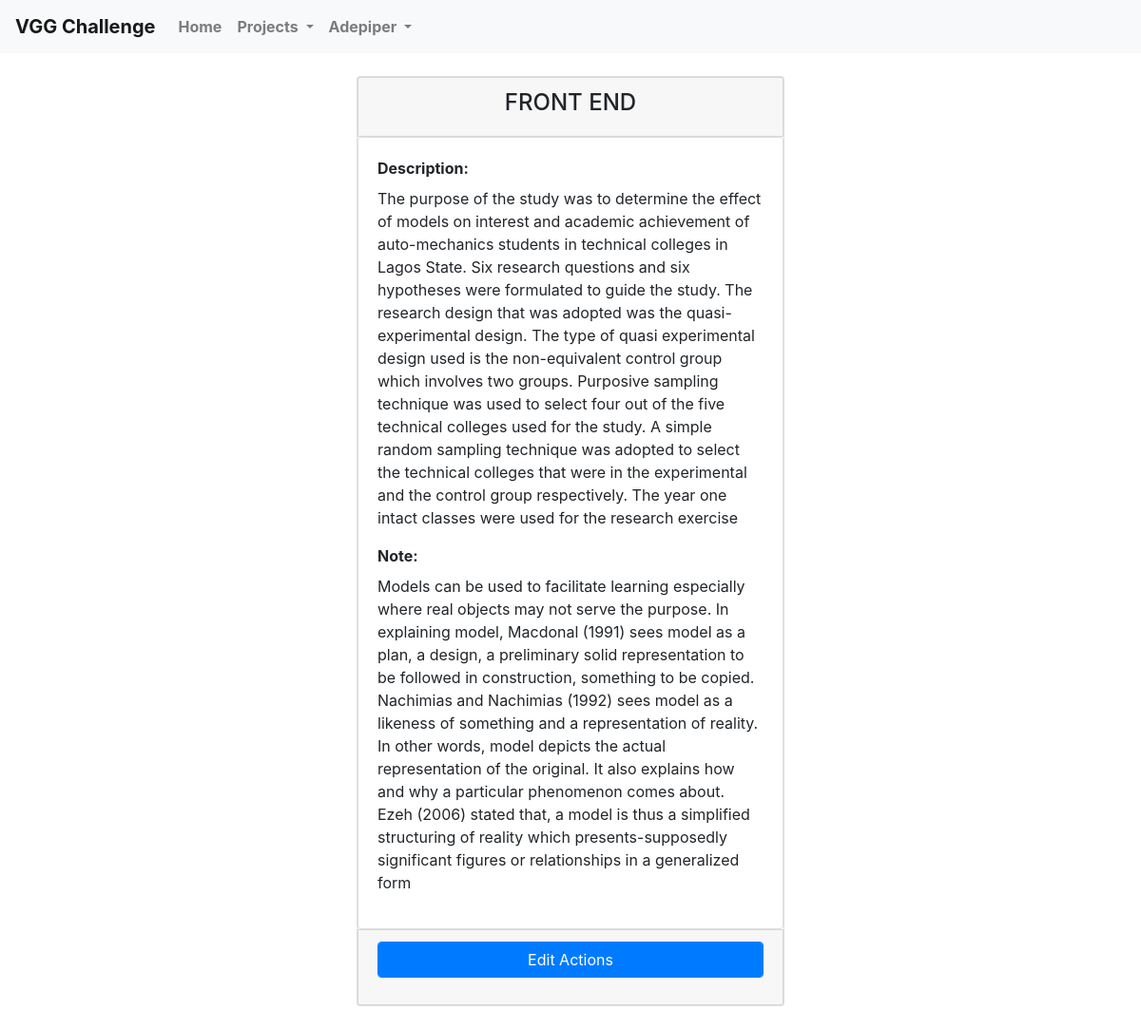
/project/2/action (signed in), run on the app's committed database.
### vgginternship/models.py (models this page shows, shortened)
class User(db.Model, UserMixin):
    id = db.Column(db.Integer, primary_key=True) # primary keys are required by SQLAlchemy
    username = db.Column(db.String(100), unique=True, nullable = False)
    password = db.Column(db.String(100), nullable = False)

class Actions (db.Model):
    id = db.Column(db.Integer, primary_key=True)
    project_id = db.Column(db.Integer, db.ForeignKey('projects.id'), nullable = False)
    description = db.Column(db.Text, nullable= False)
    note = db.Column(db.Text, nullable =False)

class Projects(db.Model):
    id = db.Column(db.Integer, primary_key=True)
    name = db.Column(db.String(100), nullable = False, unique= True)
    description = db.Column(db.Text, nullable= False)
    actions = db.relationship('Actions', backref='name', lazy=True)

### vgginternship/projects/routes.py (the view)
@projects.route('/project/<int:project_id>/action')
@login_required
def specificActions(project_id):
    actions = Actions.query.filter_by(project_id = project_id)
    return render_template('specificActions.html', actions=actions)

### vgginternship/models.py (called while the page is built)
@login_manager.user_loader
def load_user(user_id):
    return User.query.get(int(user_id))

### vgginternship/templates/specificActions.html
{% extends "layout.html" %}
    {% block content %}
        {% for action in actions %}
        <div class="container">
                <div class="card my-4">
                        <div class="card text-center card-header">
                               <h4> {{action.name.name}}</h4>
                        </div>
                        <div class="card card-body">
                            <label class="font-weight-bold" for="description">Description: </label>
                                        <p>{{action.description}}</p>
                                            <label class="font-weight-bold" for="Note">Note: </label>
                                                    <p>{{action.note}}</p>
                                                </div>
                                        <div class="card card-footer">
                                            <div class="form-group">
                                                <a  class="form-control text-center btn btn-primary" href="{{ url_for('projects.specificActionsId', project_id = action.project_id, action_id = action.id) }}">Edit Actions</a>
                                            </div>
                                        </div>
                </div>
                                </div>
        {% endfor %}
    {% endblock content %}

### vgginternship/templates/layout.html (shortened to what this page needs)
<!doctype html>
<html lang="en">
  <head>
    <link rel="stylesheet" href="https://stackpath.bootstrapcdn.com/bootstrap/4.4.1/css/bootstrap.min.css">
    <link rel="stylesheet" href="{{url_for('static', filename ='style.css')}}">
  </head>
  <body>
        <nav class="navbar navbar-expand-lg navbar-light bg-light font-weight-bold">
                <a class="navbar-brand" href="/">VGG Challenge</a>
                <div class="collapse navbar-collapse" id="navbarNav">
                  <ul class="navbar-nav">
                    <li class="nav-item ">
                      <a class="nav-link" href="{{ url_for('main.home') }}">Home <span class="sr-only">(current)</span></a>
                    </li>
                    {% if current_user.is_authenticated %}
                      <li class="nav-item dropdown">
                          <a class="nav-link dropdown-toggle" href="{{ url_for('projects.project') }}" id="navbarDropdown" role="button" data-toggle="dropdown" aria-haspopup="true" aria-expanded="false">
                            Projects
                          </a>
                        </li>
                        <li class="nav-item dropdown float-right">
                            <a class="nav-link dropdown-toggle" href="#" id="navbarDropdown" role="button" data-toggle="dropdown" aria-haspopup="true" aria-expanded="false">
                              {{current_user.username}}
                            </a>
                          </li>
                    {% endif %}
                  </ul>
                </div>
              </nav>
        {% block content %}
        {% endblock %}
    </body>
    </html>

### vgginternship/static/style.css (style rules this page uses)
@media (min-width: 968px) { .container { width: 40% !important; } }

### data on the page
User: username "Adepiper"
Actions: name.name "FRONT END", description "The purpose of the study was to determine the effect of models on interest and academic achievement of auto-mechanics students in technical colleges in Lagos State. Six research questions and six hypotheses were formulated to guide the study. The research design that was adopted was the quasi-experimental design. The type of quasi experimental design used is the non-equivalent control group which involves two groups. Purposive sampling technique was used to select four out of the five technical colleges used for the study. A simple random sampling technique was adopted to select the technical colleges that were in the experimental and the control group respectively. The year one intact…", note "Models can be used to facilitate learning especially where real objects may not serve the purpose. In explaining model, Macdonal (1991) sees model as a plan, a design, a preliminary solid representation to be followed in construction, something to be copied. Nachimias and Nachimias (1992) sees model as a likeness of something and a representation of reality. In other words, model depicts the actual representation of the original. It also explains how and why a particular phenomenon comes about. Ezeh (2006) stated that, a model is thus a simplified structuring of reality which presents-supposedly significant figures or relationships in a generalized form"
